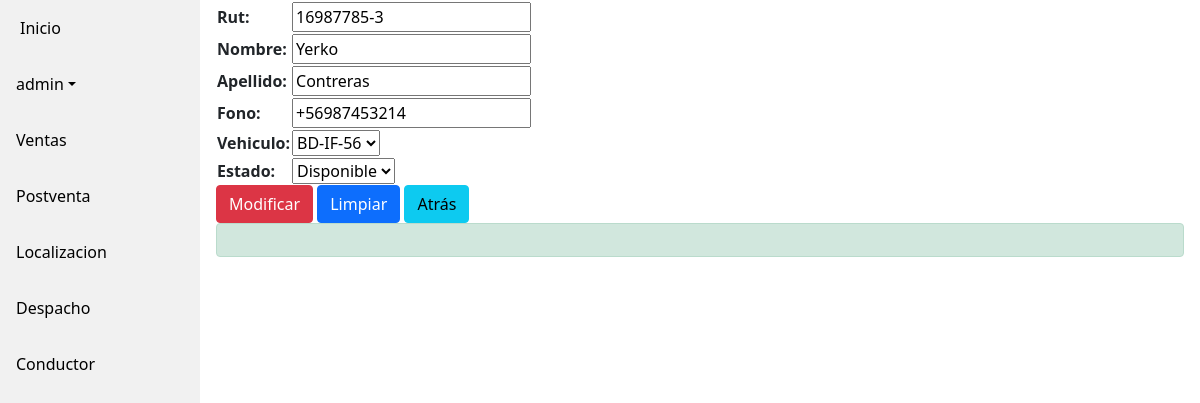
Page /conductor/actualizar/2/ (signed in) on the earlier database version.
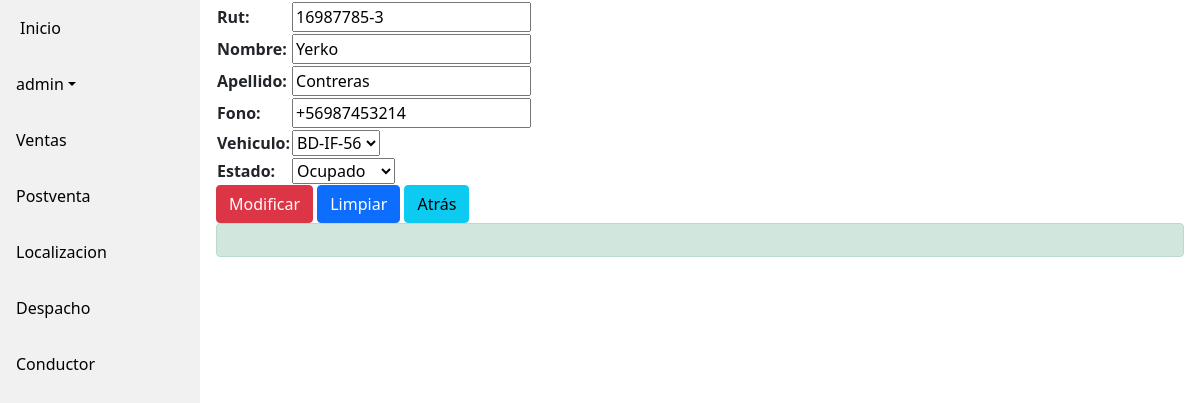
Same page on the later database version.
### Crud/models.py (models this page shows, shortened)
class Conductor(models.Model):
    rut = models.CharField(max_length=11,default='RUT')
    nombre = models.CharField(max_length=100, default='NOMBRE')
    apellido = models.CharField(max_length=100, default='APELLIDO')
    fono = models.CharField(max_length=100, default='FONO')
    crearted_at = models.DateTimeField(auto_now_add=True)
    updated_at = models.DateTimeField(auto_now=True)
    vehiculo = models.ForeignKey(Vehiculo, on_delete=models.SET_NULL,null=True)
    estado = models.ForeignKey(Estado, on_delete=models.SET_NULL,null=True)
    class Meta:
        db_table = 'Conductor'

### ServicioWeb/views.py (the view)
# urls.py: path('conductor/actualizar/<int:pk>/', views.actualizar_conductor, name = 'update_conductor'),
def actualizar_conductor(request,pk):
    conductor = Conductor.objects.get(id=pk)
    datos = {'form':ConductorForm(instance=conductor)}
    if request.method == 'POST':
        formulario = ConductorForm(data=request.POST, instance=conductor)
        if formulario.is_valid():
            formulario.save()
            datos['mensaje'] = 'Conductor Actualizado'
    return render(request,'web/update_conductor.html', datos)

### ServicioWeb/form.py
class ConductorForm(ModelForm):
    class Meta:
        model = Conductor
        fields = ['rut','nombre','apellido','fono','vehiculo','estado']

### Crud/models.py (called while the page is built)
    def __str__(self):
        return self.patente

    def __str__(self):
        return self.descripcion

### ServicioWeb/templates/web/update_conductor.html (shortened to what this page needs)
{% extends "base_generic.html" %}
{% block content %}{% load static %}
<body>
    <div class="row">
        <form method="post" action="" id="formulario">
            <div class="form_group">
                <table>{{ form.as_table }}
                </table>
            </div>
            <input type="submit" class="btn btn-danger" id="enviar" value="Modificar">
            <input type="reset" class="btn btn-primary" id="limnpiar" value="Limpiar">
            <a href="{%url 'ServicioWeb:lista'%}" class="btn btn-info" role="button">Atrás</a>
            <div id="error" class="alert alert-success" role="alert">{{ mensaje }}
            </div>
        </form>
    </div>
</body>
{% endblock %}

Differences in the rows shown:
changed Conductor "Yerko": estado "Disponible" → "Ocupado"
